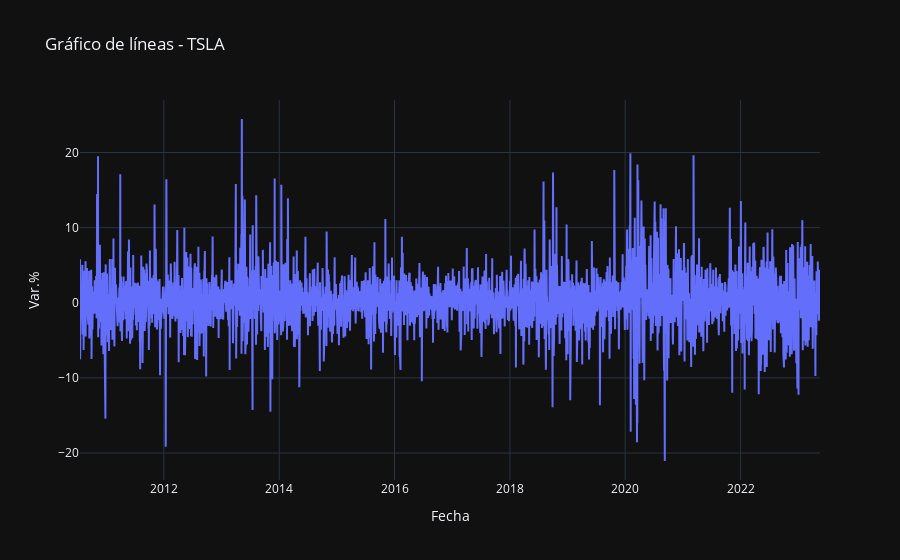

Notebook code cell kept with this figure:
### Markdown cell above
Por ejemplo, en este gráfico de velas de Tesla se puede apreciar a simple vista que ha habido una fuerte tendencia alcista con un máximo de precio cercaco a 400 y a partir de ese momento podemos observar una ruptura de los altos más bajos, es decir, la acción de tesla no es capaz de sobrepasar el punto de 400 estableciendose una fuerte resistencia por dicha zona. Con lo cual, un inversor familiarizado con este tipo de gráficos podría observar fácilmente como la tendencia desde el punto cercano a 400 entró en una tendencia bajista, la cual es confirmada por los siguientes nuevos bajos más bajos. Para un análisis más exhaustivo deberíamos de ir bajando progresivamente de temporalidad y realizando nuestros respectivos análisis.

### Code cell
# Realizamos un gráfico de líneas  dinámico del DataFrame tesla2 en color negro para una mejor visualización
generar_grafico_lineas(tesla2, "Gráfico de líneas - TSLA", 'Fecha', 'Var.%')

### Figure 1 — Plotly figure (JSON) as saved in the notebook; plotly's stock layout.template omitted (floating-point values rounded to 4 significant figures; data arrays with more than 128 entries replaced by an {"elided": "..."} marker saying what was removed)
{"data": [{"type": "scatter", "x": {"elided": "3233 str values"}, "y": {"elided": "3233 float values"}}], "layout": {"title": {"text": "Gráfico de líneas - TSLA"}, "xaxis": {"title": {"text": "Fecha"}}, "yaxis": {"title": {"text": "Var.%"}}}}
